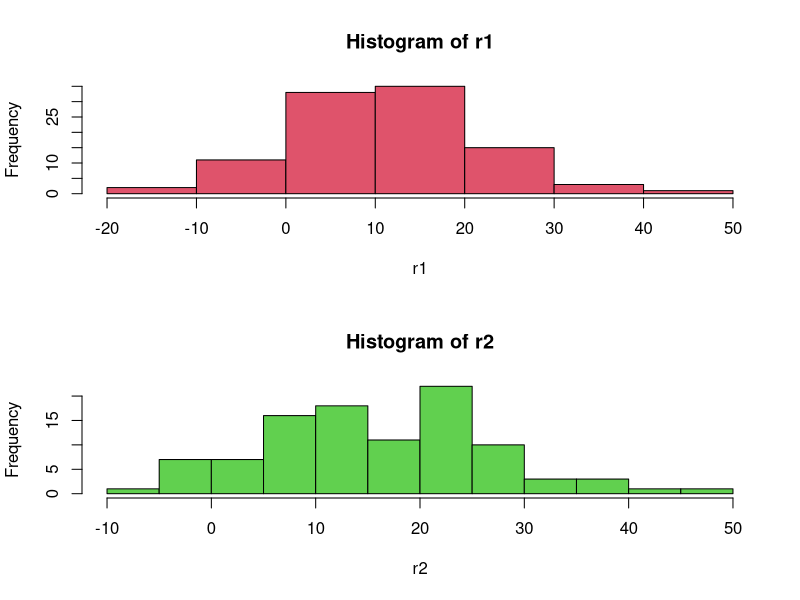
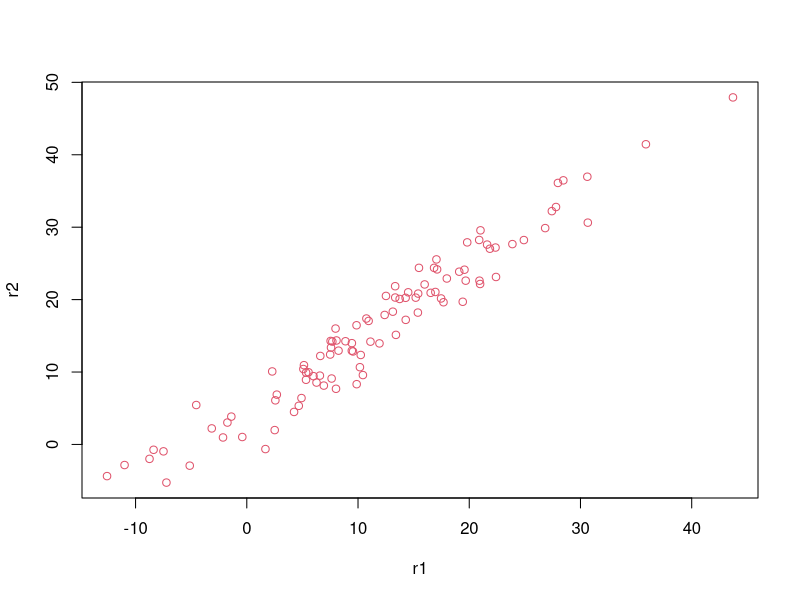

Here is the R script that generated these plots, in order:
## ---- chunk 1
r1 <- 10+rnorm(100)*10
r2 <-4.5+r1 +rnorm(100)*3
summary(r1)
summary(r2)
## ---- chunk 2
m1 = mean(r1)
m2 = mean(r2)
## ---- chunk 3
par(mfrow=c(2,1))
hist(r1,col=2)
hist(r2,col=3)
## ---- chunk 4
par(mfrow=c(1,1))
plot(r1,r2,col=2)
